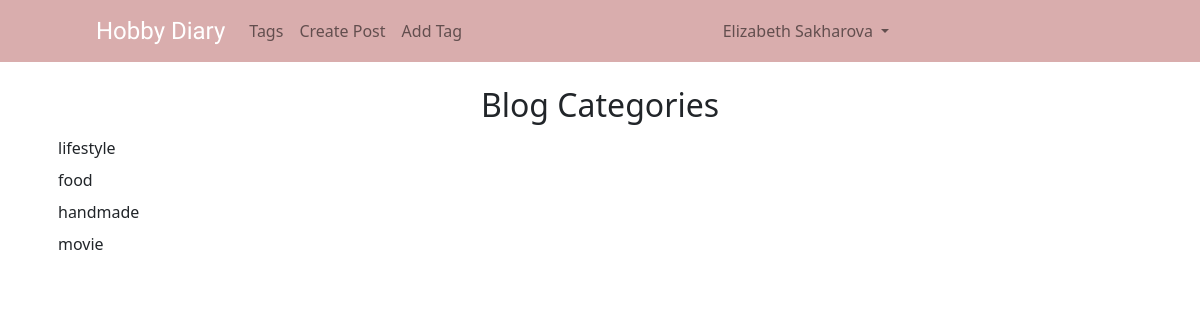
Before: /category-list (signed in) with the older database file.
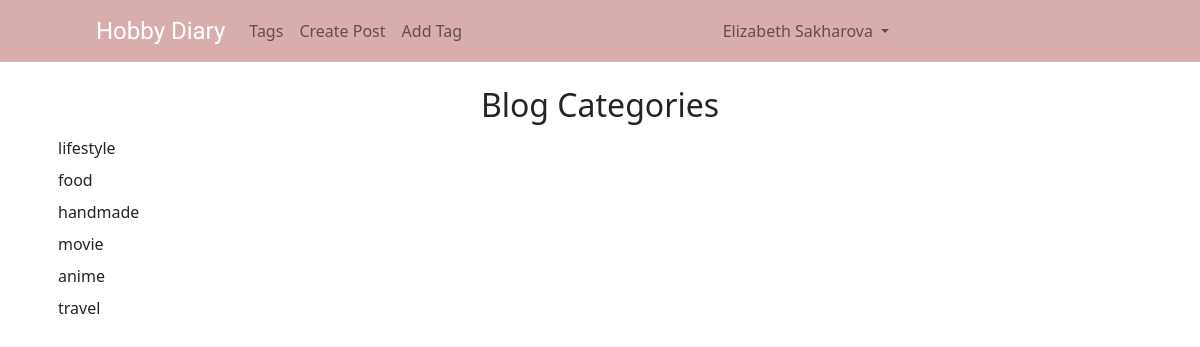
After: the same page with the newer database file.
### theblog/models.py (models this page shows, shortened)
class Category(models.Model):
  name = models.CharField(max_length=255)
  def __str__(self):
    return str(self.name)

### theblog/views.py (the view)
# urls.py: path('category-list', CategoryListView, name='category-list'),
def CategoryListView(request):
  cat_menu_list = Category.objects.all()
  return render(request, 'category_list.html', {'cat_menu_list':cat_menu_list})

### theblog/templates/category_list.html (shortened to what this page needs)
{% extends 'base.html' %}
{% block content %}
<div class="d-flex justify-content-center">
  <h2>Blog Categories</h2>
</div>
{% for item in cat_menu_list %}
<a class="dropdown-item" href="{% url 'category' item|slugify %}">{{ item }}</a>
{% endfor %}
{% endblock %}

Changed rows visible on the page:
added Category: name "anime"
added Category: name "travel"
